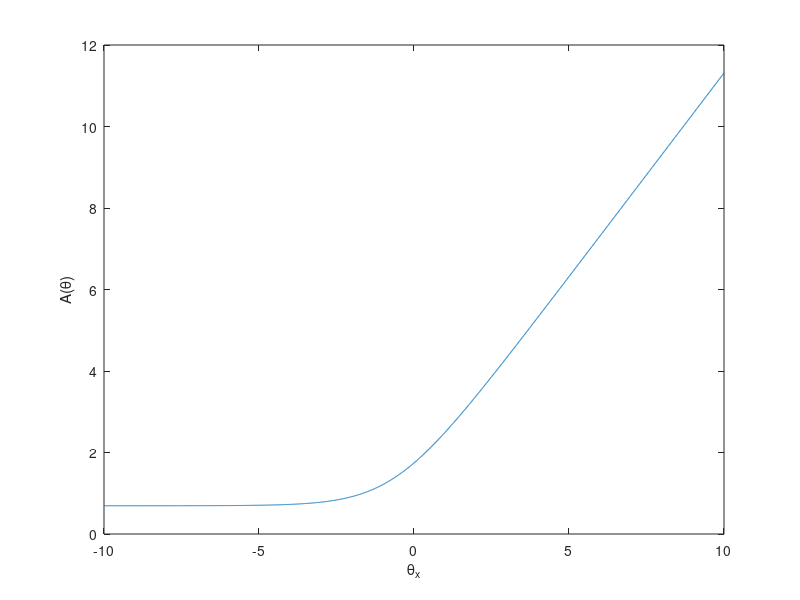

Reproduce this figure in MATLAB.
thetaX = -10:0.01:10;

Atheta = log( exp(thetaX).*(1+exp(1)) + 2);

figure
plot(thetaX,Atheta);
xlabel('\theta_x');
ylabel('A(\theta)');